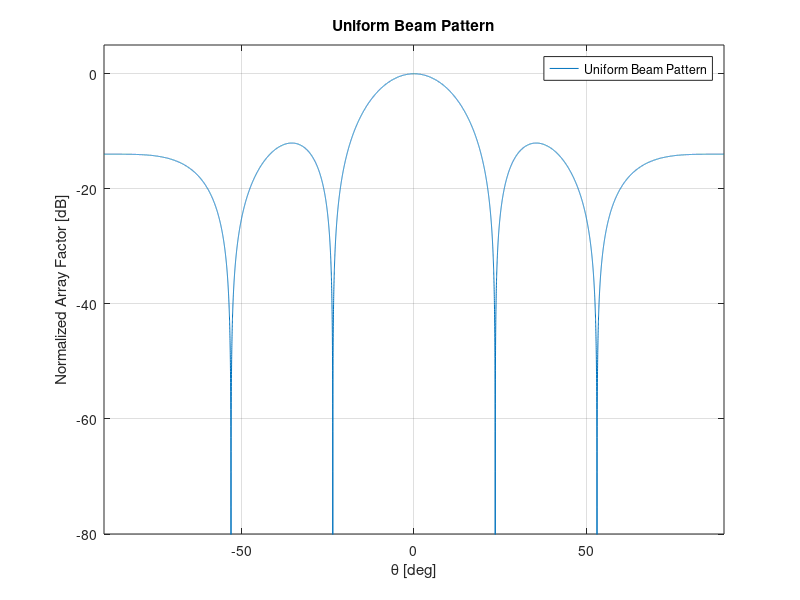

This figure's MATLAB source:
clear;
clc;
close all;

N = input('소자수 N 을 입력해 주세요 = ');

w = ones(1, N) / N;         % Uniform Beamforming 가중치 설정

d_over_lambda = 0.5;        % d : 거리, over : 나누기
                            % d/lambda = 0.5, 즉 소자 간격 d = lambda/2

% 관찰 각도 범위
theta_deg = -90:0.01:90;        % theta를 -90부터 90까지 0.01도 간격으로 
theta_rad = theta_deg * pi / 180;   % Array Factor 계산식에 radian 형태로 들어감.

% 배열 소자 위치
element_position = ((0:N-1) - (N-1)/2) * d_over_lambda;     % 배열 소자의 위치를 배열 중심 기준으로 설정
                                                            % 위치 단위는 lambda 기준

% Array Factor 계산
AF = zeros(size(theta_rad));                  % Array Factor 값을 저장할 배열인 AF를 0으로 초기화

for n = 1:N                                   % N을 1~10 반복
    AF = AF + w(n) * exp(1j * 2 * pi * element_position(n) * sin(theta_rad));
                                                        % n번째 배열 소자가 각 방향
                                                        % theta에 대해 만드는 신호 성분을 더하는 식
                                                        % w(n)은 n번째 소자의 Chebyshev 가중치
                                                        % 양끝 소자: 작은 가중치, 중앙 소자: 큰 가중치
end

% 정규화 및 dB 변환
AF_mag = abs(AF);                       % Array Factor의 크기
AF_mag = AF_mag / max(AF_mag);          % Beam pattern 정규화
                                        % (AF_mag 전체 값 중 가장 큰 값으로 나누기 때문에, 가장 큰 값이 1)
AF_dB = 20 * log10(AF_mag + 1e-12);     % 정규화된 빔패턴 크기를 dB 단위로 바꿈

% Beam Pattern 출력
figure;
plot(theta_deg, AF_dB); % x축 : 각도. y축 : dB scale beampattern value
grid on;            % 격자선 그리기

xlabel('\theta [deg]');                     % x축 : 각도
ylabel('Normalized Array Factor [dB]');     % y축 : dB scale beampattern value
title('Uniform Beam Pattern');
legend('Uniform Beam Pattern', 'Location', 'northeast');

xlim([-90 90]);
ylim([-80 5]);
